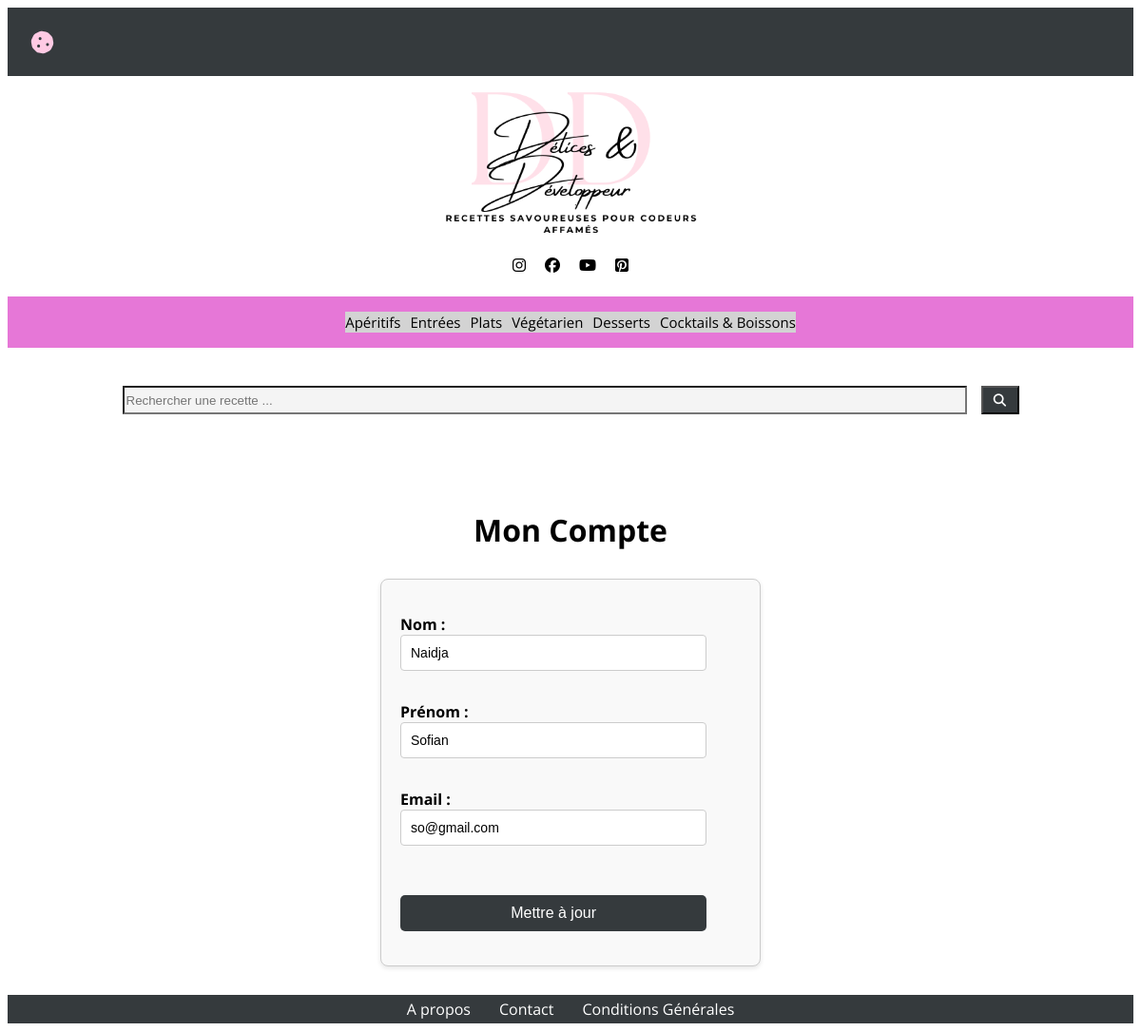
The page /account.php (signed in) on the database its author committed.
### tables this page shows
CREATE TABLE `utilisateur` (
  `id_utilisateur` int NOT NULL,
  `nom` varchar(250) NOT NULL,
  `email` varchar(250) NOT NULL,
  `mdp` varchar(60) NOT NULL,
  `role` varchar(250) NOT NULL DEFAULT '0',
  `prenom` varchar(250) NOT NULL
);

### account.php (the view, shortened to what this page needs)
<?php
require_once 'partials/header.php';
$userId = $_SESSION['utilisateur']['id_utilisateur'];
function getUserInfo($userId)
{
    $pdo = getDbConnection();
    $stmt = $pdo->prepare('SELECT * FROM utilisateur WHERE id_utilisateur = :id_utilisateur');
    $stmt->execute(['id_utilisateur' => $userId]);
    return $stmt->fetch(PDO::FETCH_ASSOC);
}
$userInfo = getUserInfo($userId);
?>
<h1 class="titleaccount">Mon Compte</h1>
<?php if ($userInfo): ?>
    <form class="acccountform" action="update_user.php" method="post">
        <p><strong>Nom :</strong> <input type="text" name="nom" value="<?php echo htmlspecialchars($userInfo['nom']); ?>"></p>
        <p><strong>Prénom :</strong> <input type="text" name="prenom" value="<?php echo htmlspecialchars($userInfo['prenom']); ?>"></p>
        <p><strong>Email :</strong> <input type="email" name="email" value="<?php echo htmlspecialchars($userInfo['email']); ?>"></p>
        <p><input type="submit" value="Mettre à jour"></p>
    </form>
<?php else: ?>
    <p>Aucune information trouvée.</p>
<?php endif; ?>
<?php require_once 'partials/footer.php';
?>

### styles.css (style rules this page uses)
body { font-family: "Open Sans", sans-serif; font-optical-sizing: auto; font-weight: weight; font-style: normal; font-variation-settings: "wdth" 100; }
.acccountform { display: flex; flex-direction: column; max-width: 400px; margin: 30px auto; padding: 20px; background-color: #f9f9f9; border: 1px solid #ccc; border-radius: 8px; box-shadow: 0 2px 5px rgba(0, 0, 0, 0.1); box-sizing: border-box; }
.acccountform input[type="text"], .acccountform input[type="email"] { width: 90%; padding: 10px; border: 1px solid #ccc; border-radius: 4px; font-size: 14px; margin: 0 auto; box-sizing: border-box; }
.acccountform input[type="submit"] { background-color: #353a3d; color: white; border: none; cursor: pointer; padding: 10px; font-size: 16px; border-radius: 5px; transition: background-color 0.3s; width: 90%; margin: 20px auto 0; box-sizing: border-box; }
.titlelogin, .titleaccount { text-align: center; }
h1 { text-align: center; margin-top: 100px; }

### rows shown on the page
utilisateur: nom "Naidja", prenom "Sofian", email "so@gmail.com"
